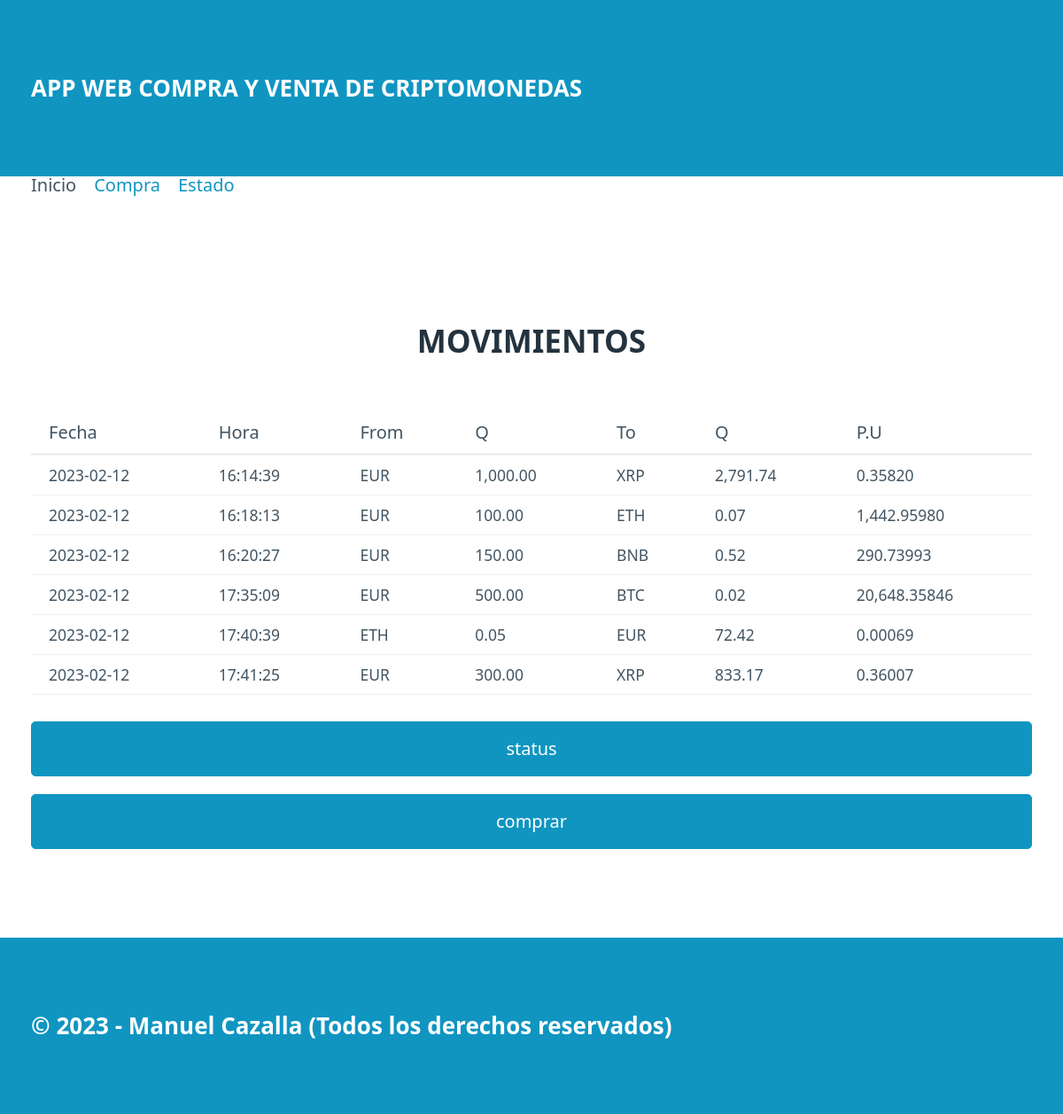
Before: / with the older database file.
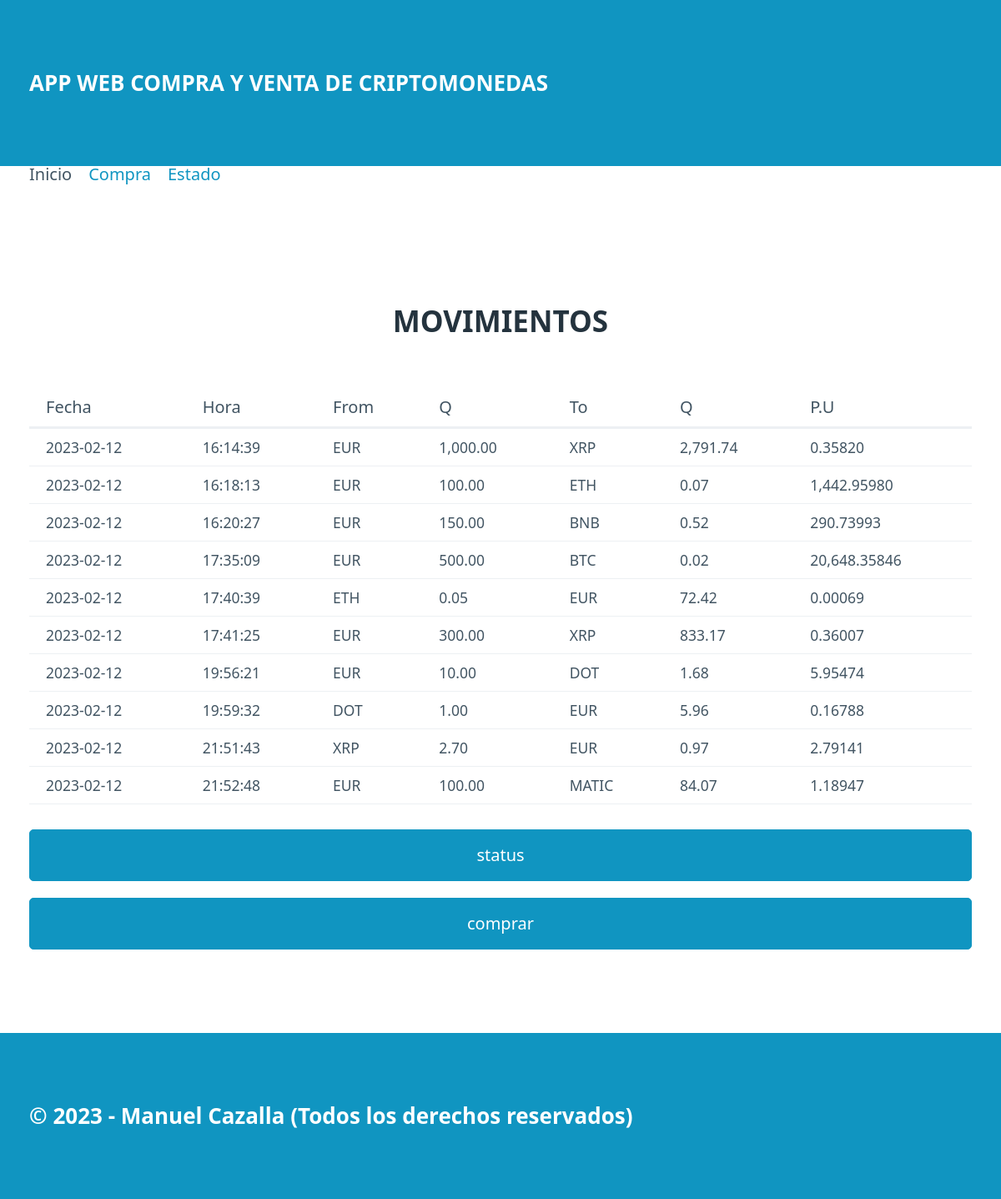
After: the same page with the newer database file.
### tables this page shows
CREATE TABLE "movimientos" (
	"id"	INTEGER,
	"date"	TEXT NOT NULL,
	"time"	TEXT NOT NULL,
	"moneda_from"	TEXT NOT NULL,
	"cantidad_from"	REAL,
	"moneda_to"	TEXT NOT NULL,
	"cantidad_to"	REAL,
	PRIMARY KEY("id" AUTOINCREMENT)
);

### blockchain/routes.py (the view)
@app.route("/")
def index():
    try:
        sqlite = ConecSqlite(ORIGIN_DATA)
        movimientos = sqlite.consultaSqlite("SELECT * from movimientos")
        return render_template("index.html",movements=  movimientos, puntero = "index.html",pageTitle ="movimimentos")
    except:
        flash("Base de datos no disponible,intentelo más tarde por favor")
        return render_template("index.html")

### blockchain/models.py (called while the page is built)
     def consultaSqlite(self,consulta):
            con = sqlite3.connect(self.ruta)
            cur = con.cursor()
            cur.execute(consulta)
            resultado = []
            columnas = cur.description
            filas = cur.fetchall()
            for dato in filas:
                movimiento = {}
                posicion = 0
                for nombre in columnas:
                    movimiento[nombre[0]] = dato[posicion]
                    posicion += 1
                resultado.append(movimiento)
            con.close()
            return resultado

### blockchain/templates/index.html
{% extends "base.html" %}
{% block section%}
        <table>
            <div class = "h2">
                <h2>MOVIMIENTOS</h2>
            </div>
            <thead>
               <tr>
                    <th>Fecha</th>
                    <th>Hora</th>
                    <th>From</th>
                    <th>Q</th>
                    <th>To</th>
                    <th>Q</th>
                    <th>P.U</th>
                </tr>
            </thead>
            <tbody>
                {% if movements %}
                {% for movement in movements %}
                <tr>
                    <td>{{movement.date}}</td>
                    <td>{{movement.time}}</td>
                    <td>{{movement.moneda_from}}</td>
                    <td>{{"{:,.2f}".format(movement.cantidad_from)}}</td>
                    <td>{{movement.moneda_to}}</td>
                    <td>{{"{:,.2f}".format (movement.cantidad_to)}}</td>
                    <td>{{"{:,.5f}".format(movement.cantidad_from / movement.cantidad_to)}}</td>
                </tr>
                {% endfor %}
                {% else%}
                <tr>
                    <td colspan="7" class="lista-vacia">NO HAY MOVIMIENTOS QUE MOSTRAR</td>
                </tr>
                {%endif%}
            </tbody>
        </table>
        <a href="/status"><button class ="status" method="POST">status</button></a>
        <a href="/purchase"><button class="comprar" method="POST">comprar</button></a>
{% endblock %}

### blockchain/templates/base.html (shortened to what this page needs)
<html lang="es">
<head>
    <link rel="stylesheet" href="/static/css/pico.css">
    <link rel="stylesheet" href="/static/css/styles.css">
</head>
<body>
    <header>
        <div class="container">
            APP WEB COMPRA Y VENTA DE CRIPTOMONEDAS
        </div>
    </header>
    <nav class="container">
        <ul>
            <li>
                {% if puntero == "index.html" %}
                <span>Inicio</span>
            </li>
            <li>
                <a href="/purchase">Compra</a>
            </li>
            <li>
                <a href="/status">Estado</a>
            </li>
        </ul>
        {% endif %}
    </nav>
    <nav class="container">
        <ul>
            <li>
    </nav>
    <nav class="container">
        <ul>
            <li>
    </nav>
    <section class="container">
       {% block section %}{% endblock %}
    </section>
    <footer>
        <div class="container">
            &copy; 2023 - Manuel Cazalla (Todos los derechos reservados)
        </div>
    </footer>
</body>
</html>

### blockchain/static/css/styles.css (style rules this page uses)
header, footer { background-color: var(--primary); color: var(--primary-inverse); font-size: 1.3em; font-weight: bold; }
body { min-height: 100vh; display: grid; grid-template-rows: auto 20px 1fr auto; margin: 0; }
.h2 { text-align: center; }

Changed rows visible on the page:
added movimientos: date "2023-02-12", time "19:56:21", moneda_from "EUR", cantidad_from "10.00", moneda_to "DOT", cantidad_to "1.68", movement.cantidad_from/movement.cantidad_to "5.95474"
added movimientos: date "2023-02-12", time "19:59:32", moneda_from "DOT", cantidad_from "1.00", moneda_to "EUR", cantidad_to "5.96", movement.cantidad_from/movement.cantidad_to "0.16788"
added movimientos: date "2023-02-12", time "21:51:43", moneda_from "XRP", cantidad_from "2.70", moneda_to "EUR", cantidad_to "0.97", movement.cantidad_from/movement.cantidad_to "2.79141"
added movimientos: date "2023-02-12", time "21:52:48", moneda_from "EUR", cantidad_from "100.00", moneda_to "MATIC", cantidad_to "84.07", movement.cantidad_from/movement.cantidad_to "1.18947"
